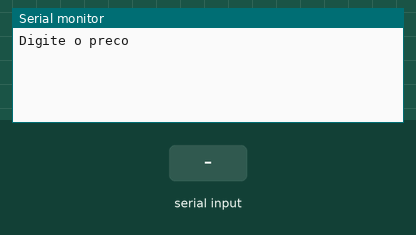
Recording of a sketch running on a simulated Arduino Uno, built with avr-gcc and run on an emulated ATmega328P. Parts: the last lines printed to the serial monitor. The inputs (shaded band) are chosen by the test bench.

Above: at 1.2 s.
1.3 s: "90,45\n" received over Serial
At 2.61 s:
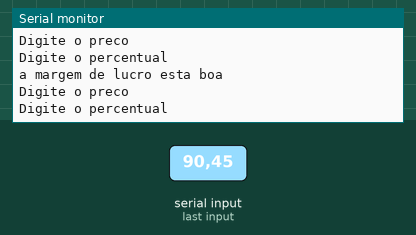
2.8 s: "30,150\n" received over Serial
At 5.3 s:
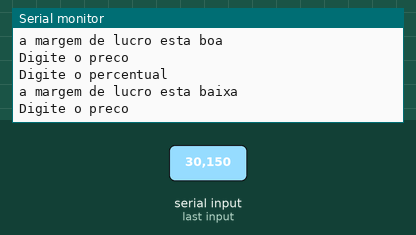

The sketch:

lopal_ex101.ino
```cpp
/*
Elabore um programa para cálculo de preços de produtos que solicite o preço
de compra do produto e o percentual a ser aplicado em cima desse valor para
a venda. Calcule e exiba o preço de venda do produto. Se o percentual a ser
aplicado for inferior a 50%, exiba uma mensagem informando ao usuário que o
produto será vendido com uma margem muito pequena de lucro.

*/


// C++ code
//Variaveis
float preco;
float percentual;
float precofinal;

void setup()
{
 Serial.begin(9600);
}

void loop()
{
 Serial.println("Digite o preco");
 while(!Serial.available());
 preco = Serial.parseFloat(); //guarda a resposta do usuario

 Serial.println("Digite o percentual");
 while(!Serial.available());
 percentual = Serial.parseFloat(); //guarda a resposta do usuario


 //processamento

 if(percentual< 1.5){
 Serial.println("a margem de lucro esta baixa");
 }else{
 Serial.println("a margem de lucro esta boa");
 }
       }
```

Measured:
- after the input at 1.3 s, the serial monitor: prints a new line at once (image 1)
- after the input at 2.8 s, the serial monitor: prints a new line after 1.0 s (image 2)
